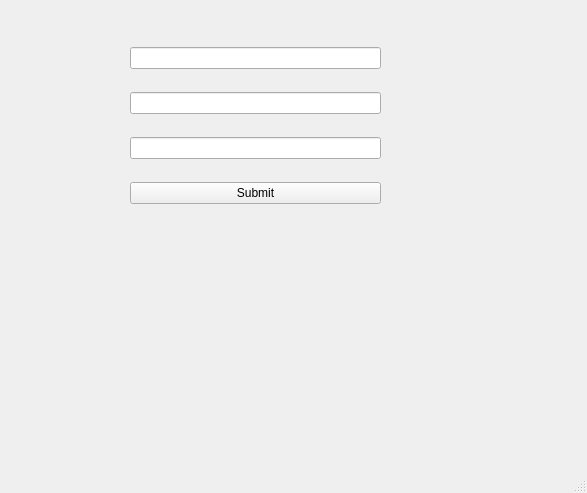
<?xml version="1.0" encoding="UTF-8"?>
<ui version="4.0">
 <class>MainWindow</class>
 <widget class="QMainWindow" name="MainWindow">
  <property name="geometry">
   <rect>
    <x>0</x>
    <y>0</y>
    <width>587</width>
    <height>493</height>
   </rect>
  </property>
  <property name="windowTitle">
   <string>MainWindow</string>
  </property>
  <widget class="QWidget" name="centralwidget">
   <widget class="QWidget" name="gridLayoutWidget">
    <property name="geometry">
     <rect>
      <x>130</x>
      <y>30</y>
      <width>251</width>
      <height>191</height>
     </rect>
    </property>
    <layout class="QGridLayout" name="gridLayout">
     <item row="1" column="0">
      <widget class="QLineEdit" name="lineEdit2"/>
     </item>
     <item row="2" column="0">
      <widget class="QLineEdit" name="lineEdit3"/>
     </item>
     <item row="0" column="0">
      <widget class="QLineEdit" name="lineEdit1"/>
     </item>
     <item row="3" column="0">
      <widget class="QPushButton" name="sub">
       <property name="text">
        <string>Submit</string>
       </property>
      </widget>
     </item>
    </layout>
   </widget>
  </widget>
  <widget class="QMenuBar" name="menubar">
   <property name="geometry">
    <rect>
     <x>0</x>
     <y>0</y>
     <width>587</width>
     <height>36</height>
    </rect>
   </property>
  </widget>
  <widget class="QStatusBar" name="statusbar"/>
 </widget>
 <resources/>
 <connections/>
</ui>
